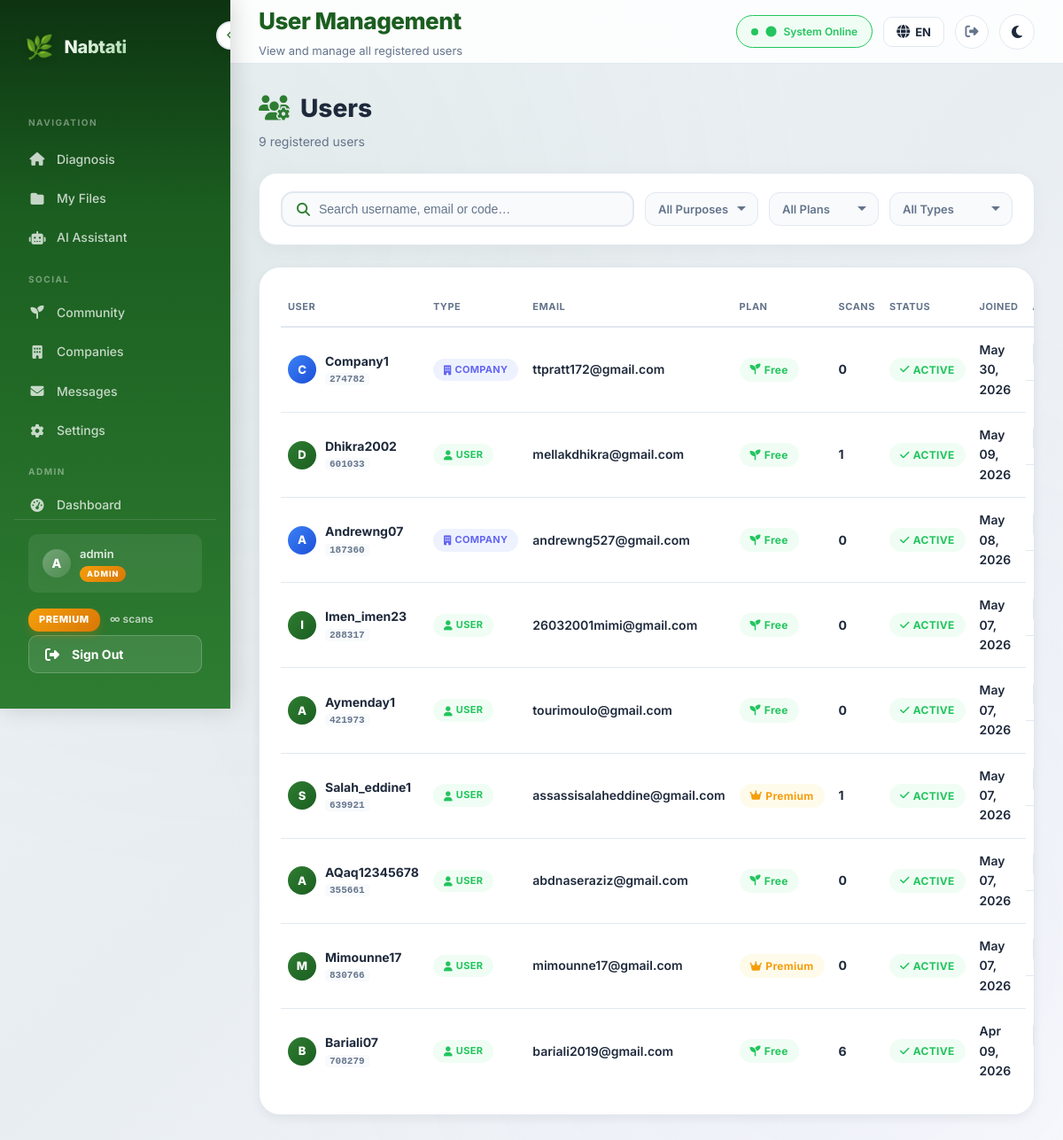
Screenshot of /manager/users/ (signed in) with the database file from the repository.
### analysis/models.py (models this page shows, shortened)
class CustomUser(AbstractUser):
    email = models.EmailField(unique=True)
    email_verified = models.BooleanField(default=False)
    birth_date = models.DateField(null=True, blank=True)
    PURPOSE_CHOICES = [
        ("farmer", "Farmer"),
        ("company", "Company"),
        ("other", "Other"),
    ]
    purpose = models.CharField(
        max_length=20,
        choices=PURPOSE_CHOICES,
        default="other",
    )
    user_code = models.CharField(
        max_length=6,
        unique=True,
        default=generate_user_code,
    )
    avatar = models.ImageField(upload_to="avatars/", null=True, blank=True)
    bio = models.TextField(max_length=500, blank=True)
    location = models.CharField(max_length=100, blank=True)
    crops_of_interest = models.JSONField(default=list, blank=True)
    role = models.CharField(
        max_length=10,
        choices=ROLE_CHOICES,
        default="user",
    )
    plan_type = models.CharField(
        max_length=10,
        choices=PLAN_CHOICES,
        default="free",
    )
    subscription_start = models.DateTimeField(null=True, blank=True)
    subscription_end = models.DateTimeField(null=True, blank=True)
    daily_scan_count = models.PositiveIntegerField(default=0)
    last_scan_date = models.DateField(null=True, blank=True)
    total_scans_count = models.PositiveIntegerField(default=0)
    class Meta:
        verbose_name = "User"
        verbose_name_plural = "Users"
    def get_display_name(self):
        if self.role == "company":
            try:
                return self.company_profile.company_name
            except Exception:
                return self.get_full_name() or self.username
        return self.get_full_name() or self.username
    @property
    def is_expert(self):
        return self.role == "expert"
    @property
    def is_admin_role(self):
        return self.role == "admin" or self.is_staff
    @property
    def effective_plan_type(self):
        if self.is_staff:
            return "premium"
        return self.plan_type
    @property
    def plan_config(self):
        return PLAN_CONFIG.get(self.effective_plan_type, PLAN_CONFIG["free"])
    def get_daily_limit(self):
        return self.plan_config["daily_limit"]
    def remaining_scans_today(self):
        from django.utils import timezone as tz
        self._reset_daily_count_if_needed(tz.localdate())
        limit = self.get_daily_limit()
        if limit is None:
            return None
        return max(0, limit - self.daily_scan_count)
    def can_use_chat(self):
        if self.is_staff:
            return True
        return self.plan_type == "premium"
    def check_and_expire_subscription(self):
        if self.is_staff:
            return False  # Staff never expire
    def _reset_daily_count_if_needed(self, today):
        if self.last_scan_date != today:
            self.daily_scan_count = 0
            self.last_scan_date = today
            self.save(update_fields=["daily_scan_count", "last_scan_date"])

### manager/views.py (the view)
# urls.py: path("users/", views.admin_users, name="users"),
@staff_required
def admin_users(request):
    page = request.GET.get("page", 1)
    search = request.GET.get("q", "")
    purpose = request.GET.get("purpose", "")
    plan = request.GET.get("plan", "")
    role = request.GET.get("role", "")
    users_page = get_users_page(
        page=page,
        per_page=20,
        search=search,
        purpose_filter=purpose,
        plan_filter=plan,
        role_filter=role,
    )
    context = {
        "users_page": users_page,
        "search": search,
        "purpose_filter": purpose,
        "plan_filter": plan,
        "role_filter": role,
        "purpose_choices": CustomUser.PURPOSE_CHOICES,
    }
    return render(request, "manager/users.html", context)

### manager/templates/manager/users.html (shortened to what this page needs)
{% extends "analysis/base.html" %}
{% load static %}
{% block header_title %}User Management{% endblock %}
{% block header_subtitle %}View and manage all registered users{% endblock %}
{% block content %}
<div class="admin-section-header">
    <div>
        <h1><i class="fas fa-users-gear"></i> Users</h1>
        <p class="subtitle">{{ users_page.paginator.count }} registered user{{ users_page.paginator.count|pluralize }}</p>
    </div>
</div>
<div class="search-card-pro">
    <form id="filterForm" method="GET">
        <div class="search-row-pro">
            <div class="search-input-pro">
                <i class="fas fa-search"></i>
                <input type="text" name="q" id="liveSearch" value="{{ search }}"
                       placeholder="Search username, email or code…" aria-label="Search users"
                       autocomplete="off">
            </div>
            <select name="purpose" class="filter-pill-pro" onchange="this.form.submit()" aria-label="Filter by purpose">
                <option value="">All Purposes</option>
            </select>
            <select name="plan" class="filter-pill-pro" onchange="this.form.submit()" aria-label="Filter by plan">
                <option value="">All Plans</option>
            </select>
            <select name="role" class="filter-pill-pro" onchange="this.form.submit()" aria-label="Filter by type">
                <option value="">All Types</option>
            </select>
        </div>
    </form>
</div>
    {% if users_page %}
    <div class="card" style="overflow-x:auto;">
        <table class="data-table" id="usersTable" role="table">
            <thead>
                <tr>
                    <th scope="col">User</th>
                    <th scope="col">Type</th>
                    <th scope="col">Email</th>
                    <th scope="col">Plan</th>
                    <th scope="col">Scans</th>
                    <th scope="col">Status</th>
                    <th scope="col">Joined</th>
                    <th scope="col">Actions</th>
                </tr>
            </thead>
            <tbody>
                {% for u in users_page %}
                <tr data-animate>
                    <td>
                        <div class="cell-user">
                            <span class="cell-avatar" style="{% if u.role == 'company' %}background:linear-gradient(135deg,#3b82f6,#1d4ed8){% endif %}">{{ u.username|make_list|first|upper }}</span>
                            <div>
                                <strong>{{ u.username }}</strong>
                                <div style="font-size:11px;color:var(--text-muted);"><code style="font-size:11px;background:var(--bg-color);padding:1px 5px;border-radius:4px;">{{ u.user_code }}</code></div>
                            </div>
                        </div>
                    </td>
                    <td>
                        {% if u.role == 'company' %}
                        <span class="badge badge-info" style="font-size:11px;"><i class="fas fa-building"></i> Company</span>
                        {% else %}
                        <span class="badge badge-success" style="font-size:11px;"><i class="fas fa-user"></i> User</span>
                        {% endif %}
                    </td>
                    <td>{{ u.email }}</td>
                    <td>
                        <span class="badge {% if u.plan_type == 'premium' %}badge-warning{% elif u.plan_type == 'basic' %}badge-info{% else %}badge-success{% endif %}" style="text-transform: capitalize;">
                            {% if u.plan_type == 'premium' %}<i class="fas fa-crown"></i>
                            {% elif u.plan_type == 'basic' %}<i class="fas fa-star"></i>
                            {% else %}<i class="fas fa-seedling"></i>{% endif %}
                            {{ u.get_plan_type_display }}
                        </span>
                    </td>
                    <td><strong>{{ u.scan_count }}</strong></td>
                    <td>
                        {% if u.is_active %}
                        <span class="badge badge-success"><i class="fas fa-check"></i> Active</span>
                        {% else %}
                        <span class="badge badge-danger"><i class="fas fa-ban"></i> Inactive</span>
                        {% endif %}
                    </td>
                    <td>{{ u.date_joined|date:"M d, Y" }}</td>
                    <td class="cell-actions">
                        <a href="{% url 'manager:user_detail' u.pk %}" class="btn btn-sm btn-secondary" title="View user details">
                        </a>
                    </td>
                </tr>
                {% endfor %}
            </tbody>
        </table>
    </div>
    {% else %}
    {% include "analysis/components/empty_state.html" with icon="fa-users" title="No Users Found" message="No users match your search criteria." action_url=request.path action_text="Clear Filters" %}
    {% endif %}
{% endblock %}

### analysis/templates/analysis/base.html (shortened to what this page needs)
{% load static %}
{% load i18n %}
<!DOCTYPE html>
<html lang="{{ LANGUAGE_CODE }}" dir="{% if LANGUAGE_CODE == 'ar' %}rtl{% else %}ltr{% endif %}" data-theme="light">
<head>
    <link href="https://cdnjs.cloudflare.com/ajax/libs/font-awesome/6.4.0/css/all.min.css" rel="stylesheet">
    <link rel="stylesheet" href="{% static 'css/style.css' %}">
    <link rel="stylesheet" href="{% static 'css/mobile.css' %}">
</head>
<body>
    <aside class="sidebar" id="sidebar" role="navigation" aria-label="{% trans 'Main navigation' %}" style="display:flex;flex-direction:column;">
        <button class="toggle-btn" onclick="toggleSidebar()" aria-label="{% trans 'Toggle sidebar' %}" aria-expanded="true">
            <i class="fas fa-chevron-left"></i>
        </button>
        <div class="logo">
            <span class="logo-icon">🌿</span>
            <span class="logo-text">Nabtati</span>
        </div>
        <div class="nav-section-label">{% trans "Navigation" %}</div>
        <div style="flex:1;overflow-y:auto;">
        <nav>
            <a href="{% url 'home' %}" class="nav {% block nav_home %}{% endblock %}" {% block nav_home_aria %}{% endblock %}>
                <i class="fas fa-home"></i>
                <span class="nav-text">{% trans "Diagnosis" %}</span>
            </a>
            <a href="{% url 'my_files' %}" class="nav {% block nav_files %}{% endblock %}" {% block nav_files_aria %}{% endblock %}>
                <i class="fas fa-folder"></i>
                <span class="nav-text">{% trans "My Files" %}</span>
            </a>
            <a href="{% url 'assistant' %}" class="nav {% block nav_assistant %}{% endblock %}" {% block nav_assistant_aria %}{% endblock %}>
                <i class="fas fa-robot"></i>
                <span class="nav-text">{% trans "AI Assistant" %}</span>
            </a>
            <div class="nav-section-label">{% trans "Social" %}</div>
            <a href="{% url 'community:feed' %}" class="nav {% block nav_community %}{% endblock %}">
                <i class="fas fa-seedling"></i>
                <span class="nav-text">{% trans "Community" %}</span>
            </a>
            <a href="{% url 'companies:directory' %}" class="nav {% block nav_companies %}{% endblock %}">
                <i class="fas fa-building"></i>
                <span class="nav-text">{% trans "Companies" %}</span>
            </a>
            <a href="{% url 'companies:user_messages' %}" class="nav {% block nav_user_messages %}{% endblock %}">
                <i class="fas fa-envelope"></i>
                <span class="nav-text">{% trans "Messages" %}</span>
            </a>
            <a href="{% url 'settings' %}" class="nav {% block nav_settings %}{% endblock %}">
                <i class="fas fa-cog"></i>
                <span class="nav-text">{% trans "Settings" %}</span>
            </a>
        </nav>
        {% if user.is_staff %}
        <div class="nav-section-label">{% trans "Admin" %}</div>
        <nav>
            <a href="{% url 'manager:dashboard' %}" class="nav {% block nav_admin_dashboard %}{% endblock %}">
                <i class="fas fa-gauge-high"></i>
                <span class="nav-text">{% trans "Dashboard" %}</span>
            </a>
        </nav>
        {% endif %}
        </div>
        <div class="sidebar-footer">
            {% if user.is_authenticated %}
            <div class="user-info">
                <div class="user-avatar">{{ user.username|make_list|first|upper }}</div>
                <span class="nav-text user-name">
                    {{ user.get_display_name }}
                    {% if user.is_staff %}
                    <span class="admin-badge-sm">{% trans "ADMIN" %}</span>
                    {% endif %}
                </span>
            </div>
            <div class="nav-text plan-info-sidebar" style="padding: 10px 0 4px 0; font-size: 12px;">
                <span class="plan-badge plan-badge-{{ plan_type }}" style="
                    display: inline-block;
                    padding: 4px 12px;
                    border-radius: 12px;
                    font-size: 11px;
                    font-weight: 800;
                    letter-spacing: 0.5px;
                    text-transform: uppercase;
                    {% if plan_type == 'premium' %}
                        background: linear-gradient(135deg, #f59e0b, #d97706);
                        color: #fff;
                        box-shadow: 0 4px 10px rgba(217, 119, 6, 0.3);
                    {% elif plan_type == 'basic' %}
                        background: linear-gradient(135deg, #6366f1, #4f46e5);
                        color: #fff;
                        box-shadow: 0 4px 10px rgba(79, 70, 229, 0.3);
                    {% else %}
                        background: #fff;
                        color: var(--primary);
                        box-shadow: 0 4px 10px rgba(0,0,0,0.1);
                    {% endif %}
                ">{{ plan_label }}</span>
                {% if daily_limit is not None %}
                <span style="color: rgba(255,255,255,0.7); margin-left: 8px; font-weight: 600;">
                    {{ remaining_scans }}/{{ daily_limit }} {% trans "scans" %}
                </span>
                {% else %}
                <span style="color: rgba(255,255,255,0.7); margin-left: 8px; font-weight: 600;">
                    ∞ {% trans "scans" %}
                </span>
                {% endif %}
            </div>
            <button class="sidebar-logout-btn" onclick="confirmLogout()" data-logout-url="{% url 'logout' %}">
                <i class="fas fa-right-from-bracket"></i>
                <span class="nav-text">{% trans "Sign Out" %}</span>
            </button>
            {% else %}
            <a href="{% url 'login' %}" class="nav">
                <i class="fas fa-sign-in-alt"></i>
                <span class="nav-text">{% trans "Login" %}</span>
            </a>
            {% endif %}
        </div>
    </aside>
    <div class="main-wrapper">
        <header class="header desktop-header">
            <div>
                <h1 class="header-title">{% block header_title %}Nabtati{% endblock %}</h1>
                <p class="header-subtitle">{% block header_subtitle %}{% endblock %}</p>
            </div>
            <div class="header-actions">
                {% block header_actions %}
                <span class="status-badge" role="status" aria-live="polite">
                    <i class="fas fa-circle"></i> {% trans "System Online" %}
                </span>
                {% endblock %}
                <div class="lang-switcher" id="langSwitcher">
                    <button class="lang-btn" id="langToggle" type="button" aria-label="{% trans 'Change language' %}">
                        <i class="fas fa-globe"></i>
                        <span>{{ LANGUAGE_CODE|upper }}</span>
                    </button>
                </div>
                {% if user.is_authenticated %}
                <button class="header-logout-btn" onclick="confirmLogout()" data-logout-url="{% url 'logout' %}" title="{% trans 'Sign Out' %}">
                    <i class="fas fa-right-from-bracket"></i>
                </button>
                {% endif %}
                <button class="theme-toggle desktop-theme-toggle" onclick="toggleTheme()" aria-label="{% trans 'Toggle dark mode' %}">
                    <i class="fas fa-moon" id="theme-icon"></i>
                </button>
            </div>
        </header>
        <main class="content" id="main-content">
            {% block content %}{% endblock %}
        </main>
    </div>
</body>
</html>

### rows the page displays
CustomUser: username|make_list "A", get_display_name "admin"
CustomUser: username|make_list "C", username "Company1", user_code "274782", role "company" (drawn), email "ttpratt172@gmail.com", plan_type "Free", scan_count "0", is_active True (drawn), date_joined "May 30, 2026"
CustomUser: username|make_list "D", username "Dhikra2002", user_code "601033", role "user" (drawn), email "mellakdhikra@gmail.com", plan_type "Free", scan_count "1", is_active True (drawn), date_joined "May 09, 2026"
CustomUser: username|make_list "A", username "Andrewng07", user_code "187360", role "company" (drawn), email "andrewng527@gmail.com", plan_type "Free", scan_count "0", is_active True (drawn), date_joined "May 08, 2026"
CustomUser: username|make_list "I", username "Imen_imen23", user_code "288317", role "user" (drawn), email "26032001mimi@gmail.com", plan_type "Free", scan_count "0", is_active True (drawn), date_joined "May 07, 2026"
CustomUser: username|make_list "A", username "Aymenday1", user_code "421973", role "user" (drawn), email "tourimoulo@gmail.com", plan_type "Free", scan_count "0", is_active True (drawn), date_joined "May 07, 2026"
CustomUser: username|make_list "S", username "Salah_eddine1", user_code "639921", role "user" (drawn), email "assassisalaheddine@gmail.com", plan_type "Premium", scan_count "1", is_active True (drawn), date_joined "May 07, 2026"
CustomUser: username|make_list "A", username "AQaq12345678", user_code "355661", role "user" (drawn), email "abdnaseraziz@gmail.com", plan_type "Free", scan_count "0", is_active True (drawn), date_joined "May 07, 2026"
CustomUser: username|make_list "M", username "Mimounne17", user_code "830766", role "user" (drawn), email "mimounne17@gmail.com", plan_type "Premium", scan_count "0", is_active True (drawn), date_joined "May 07, 2026"
CustomUser: username|make_list "B", username "Bariali07", user_code "708279", role "user" (drawn), email "bariali2019@gmail.com", plan_type "Free", scan_count "6", is_active True (drawn), date_joined "Apr 09, 2026"

### other values shown
{{ plan_label }} "PREMIUM"
{{ LANGUAGE_CODE|upper }} "EN"
{{ users_page.paginator.count }} "9"
